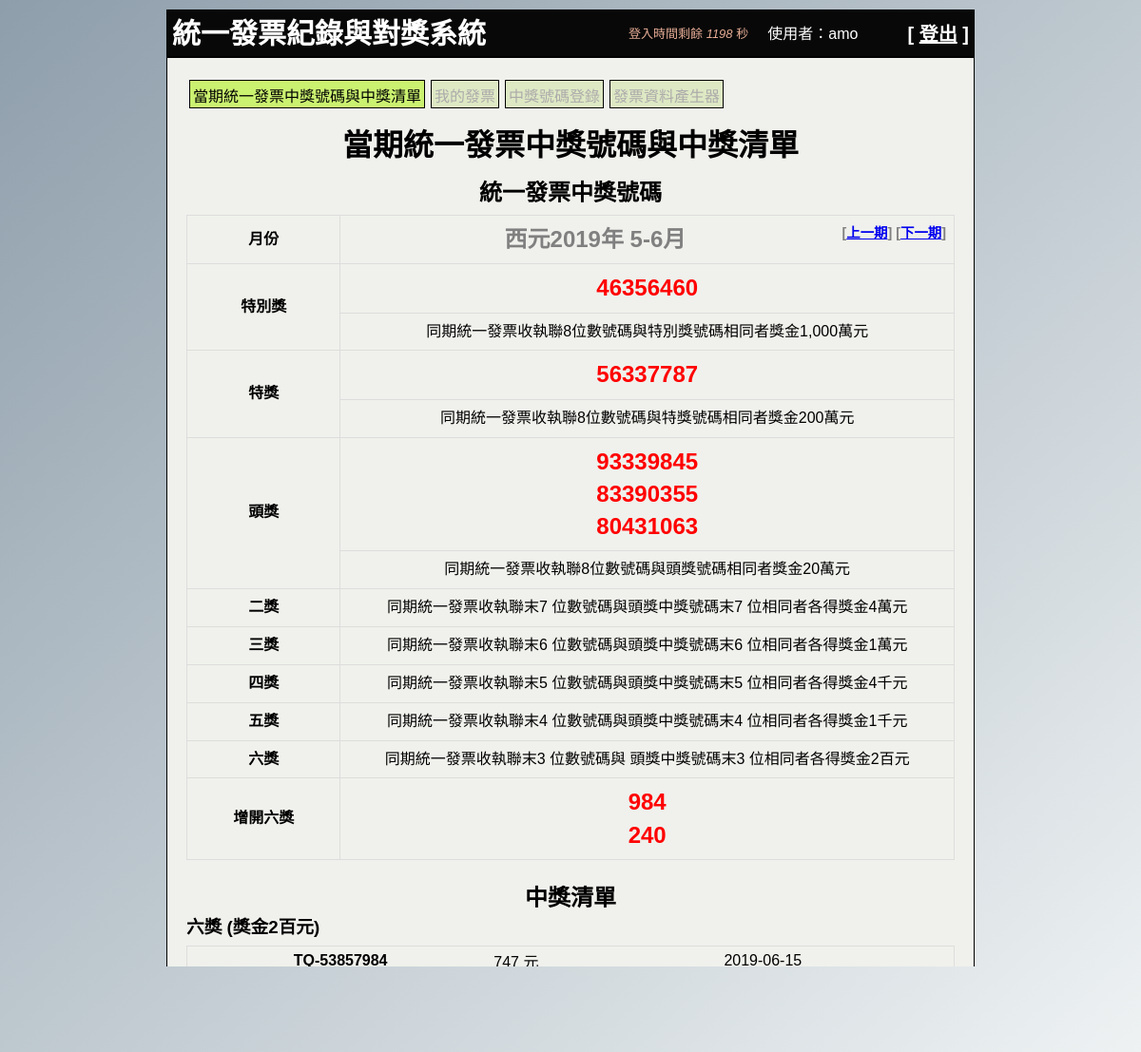
The app's page /main.php?ystage=20193 (signed in) with its own data.
### tables this page shows
CREATE TABLE `winnum_original` (
  `pk` int(10) UNSIGNED NOT NULL,
  `winnum_year` year(4) NOT NULL,
  `winnum_stage` tinyint(3) UNSIGNED NOT NULL,
  `special1_num` varchar(8) NOT NULL,
  `special2_num` varchar(8) NOT NULL,
  `head1_num` varchar(8) NOT NULL,
  `head2_num` varchar(8) NOT NULL,
  `head3_num` varchar(8) NOT NULL,
  `modify_userpk` int(11) NOT NULL,
  `modify_time` timestamp NOT NULL DEFAULT current_timestamp()
);

CREATE TABLE `winnum_add6` (
  `pk` int(10) UNSIGNED NOT NULL,
  `original_pk` int(11) NOT NULL,
  `winadd6_num` varchar(3) NOT NULL,
  `modify_userpk` int(11) NOT NULL,
  `modify_time` timestamp NOT NULL DEFAULT current_timestamp()
);

CREATE TABLE `user_invoice` (
  `pk` int(10) UNSIGNED NOT NULL,
  `user_data_pk` int(11) NOT NULL,
  `first_id` varchar(2) NOT NULL,
  `last_num` varchar(8) NOT NULL,
  `invoice_price` int(11) NOT NULL,
  `invoice_date` date NOT NULL,
  `credit_time` timestamp NOT NULL DEFAULT current_timestamp(),
  `modify_time` timestamp NOT NULL DEFAULT current_timestamp()
);

### include/_common.php (called while the page is built, shortened)
<?php
    $db_server='localhost';
    $db_user='invoice';
    $db_pwd='4rfv5tgb';
    $db_name='dbinvoice';
    $pdo=new PDO("mysql:host=$db_server;charset=utf8;dbname=$db_name",$db_user,$db_pwd);
    function fun_testinput($datatestinput) {
        if (!empty($datatestinput)) {
            $datatestinput = trim($datatestinput);
            $datatestinput = stripslashes($datatestinput);
            $datatestinput = htmlspecialchars($datatestinput);
        } else {
            $datatestinput='';
        }
        return $datatestinput;
    }
    function fun_findDB_winnum_o($y,$s){
        global $pdo;
        $sql="SELECT * FROM `winnum_original` where winnum_year = '". $y ."' and winnum_stage = '". $s ."'";
        $rows = $pdo->query($sql)->fetch(PDO::FETCH_ASSOC);
        return $rows;
    }
    function fun_findDB_winnum_6($opk){
        global $pdo;
        $sql="SELECT * FROM `winnum_add6` where original_pk = '". $opk ."'";
        $rows = $pdo->query($sql)->fetchAll();
        return $rows;
    }
      function fun_stageName($j){
        switch ($j) {
            case '3':
                return "5-6月";
                break;
        }
    }
    function fun_stage_datebetween($year,$j){
        switch ($j) {
            case '3':
                return " and (invoice_date >= '". $year ."-5-1' and invoice_date < '". $year ."-7-1') ";
                break;
        }
    }
?>

### main.php (the view, shortened to what this page needs)
<?php
include_once 'include/_common.php';
if ($_SERVER["REQUEST_METHOD"] == "GET" && !empty($_GET["ystage"])) {
  $ystage = fun_testinput($_GET["ystage"]);
}
$winnum_year=substr($ystage, 0, 4);
$winnum_stage=substr($ystage, 4, 1);
$data=fun_findDB_winnum_o($winnum_year,$winnum_stage);
if (!empty($data)) {
  $winnum_opk=$data['pk'];
  $special1_num=$data['special1_num'];
  $special2_num=$data['special2_num'];
  $head1_num=$data['head1_num'];
  $head2_num=$data['head2_num'];
  $head3_num=$data['head3_num'];
  $data6=fun_findDB_winnum_6($winnum_opk);
  $num6_str="";
  foreach ($data6 as $v) {
    $num6_str.="<p>". $v["winadd6_num"] ."</p> ";
  }
}
$str_nextprv="";
if ($winnum_stage == "6") {
  $prv_winnum_year = $winnum_year;
  $prv_winnum_stage = $winnum_stage-1;
  $next_winnum_year = $winnum_year + 1;
  $next_winnum_stage = "1";
} else if ($winnum_stage == '1'){
  $prv_winnum_year = $winnum_year-1;
  $prv_winnum_stage = "6";
  $next_winnum_year = $winnum_year;
  $next_winnum_stage = $winnum_stage+1;
} else {
  $prv_winnum_year = $winnum_year;
  $prv_winnum_stage = $winnum_stage-1;
  $next_winnum_year = $winnum_year;
  $next_winnum_stage = $winnum_stage+1;
}
$data_prv=fun_findDB_winnum_o($prv_winnum_year,$prv_winnum_stage);
if (!empty($data_prv)) {
  $str_nextprv.='[<a href="?ystage='. $prv_winnum_year . $prv_winnum_stage .'">上一期</a>] ';
}else{
  $str_nextprv.='[上一期] ';
}
$data_next=fun_findDB_winnum_o($next_winnum_year,$next_winnum_stage);
if (!empty($data_next)) {
  $str_nextprv.='[<a href="?ystage='. $next_winnum_year . $next_winnum_stage .'">下一期</a>] ';
}else{
  $str_nextprv.='[下一期] ';
}
$win_allstr="";
$win_allmoney=0;
$win_special1_str="";
$win_special2_str="";
$win_head_str="";
$win_two_str="";
$win_three_str="";
$win_four_str="";
$win_five_str="";
$win_sex_str="";
$sql_win="select * from user_invoice where user_data_pk = '". $_SESSION['userpk'] ."' ". fun_stage_datebetween($winnum_year,$winnum_stage);
$rows_win=$pdo->query($sql_win)->fetchAll();
foreach ($rows_win as $k => $v) {
  if ($special1_num == $v["last_num"]) {
    $win_allmoney=$win_allmoney+10000000;
    $win_special1_str.="<tr><th >". $v["first_id"] ."-". $v["last_num"] ."</th><td >". $v["invoice_price"] ." 元</td><td >". $v["invoice_date"] ."</td></tr>\n";
  } else if ($special2_num == $v["last_num"]) {
    $win_allmoney=$win_allmoney+10000000;
    $win_special2_str.="<tr><th >". $v["first_id"] ."-". $v["last_num"] ."</th><td >". $v["invoice_price"] ." 元</td><td >". $v["invoice_date"] ."</td></tr>\n";
  } else if ($head1_num == $v["last_num"] || $head2_num == $v["last_num"] || $head3_num == $v["last_num"]) {
    $win_allmoney=$win_allmoney+100000;
    $win_head_str.="<tr><th >". $v["first_id"] ."-". $v["last_num"] ."</th><td >". $v["invoice_price"] ." 元</td><td >". $v["invoice_date"] ."</td></tr>\n";
  } else if (substr($head1_num, 1) == substr($v["last_num"],1) || substr($head2_num, 1) == substr($v["last_num"],1) || substr($head3_num, 1) == substr($v["last_num"],1)) {
    $win_allmoney=$win_allmoney+40000;
    $win_two_str.="<tr><th >". $v["first_id"] ."-". $v["last_num"] ."</th><td >". $v["invoice_price"] ." 元</td><td >". $v["invoice_date"] ."</td></tr>\n";
  } else if (substr($head1_num, 2) == substr($v["last_num"],2) || substr($head2_num, 2) == substr($v["last_num"],2) || substr($head3_num, 2) == substr($v["last_num"],2)) {
    $win_allmoney=$win_allmoney+10000;
    $win_three_str.="<tr><th >". $v["first_id"] ."-". $v["last_num"] ."</th><td >". $v["invoice_price"] ." 元</td><td >". $v["invoice_date"] ."</td></tr>\n";
  } else if (substr($head1_num, 3) == substr($v["last_num"],3) || substr($head2_num, 3) == substr($v["last_num"],3) || substr($head3_num, 3) == substr($v["last_num"],3)) {
    $win_allmoney=$win_allmoney+4000;
    $win_four_str.="<tr><th >". $v["first_id"] ."-". $v["last_num"] ."</th><td >". $v["invoice_price"] ." 元</td><td >". $v["invoice_date"] ."</td></tr>\n";
  } else if (substr($head1_num, 4) == substr($v["last_num"],4) || substr($head2_num, 4) == substr($v["last_num"],4) || substr($head3_num, 4) == substr($v["last_num"],4)) {
    $win_allmoney=$win_allmoney+1000;
    $win_five_str.="<tr><th >". $v["first_id"] ."-". $v["last_num"] ."</th><td >". $v["invoice_price"] ." 元</td><td >". $v["invoice_date"] ."</td></tr>\n";
  } else if (substr($head1_num, 5) == substr($v["last_num"],5) || substr($head2_num, 5) == substr($v["last_num"],5) || substr($head3_num, 5) == substr($v["last_num"],5)) {
    $win_allmoney=$win_allmoney+200;
    $win_sex_str.="<tr><th >". $v["first_id"] ."-". $v["last_num"] ."</th><td >". $v["invoice_price"] ." 元</td><td >". $v["invoice_date"] ."</td></tr>\n";
  } else {
    $win_data6=fun_findDB_winnum_6($winnum_opk);
    foreach ($win_data6 as $v6) {
      if ($v6["winadd6_num"]==substr($v["last_num"],5)) {
        $win_allmoney=$win_allmoney+200;
        $win_sex_str.="<tr><th >". $v["first_id"] ."-". $v["last_num"] ."</th><td >". $v["invoice_price"] ." 元</td><td >". $v["invoice_date"] ."</td></tr>\n";
      }
    }
  }
}
if ($win_sex_str != "") {
  $win_allstr.='<h3>六獎 (獎金2百元)</h3><table class="table-list">'. $win_sex_str .'</table>';
}
if ($win_allstr != "") {
  $win_allstr.='<div class="allmoney">總獎金：'. $win_allmoney .'元</div>';
} else {
  $win_allstr.='<div class="allmoney">本期槓龜</div>';
}
?>
<!DOCTYPE html>
<html lang="zh-Hant-TW">
<head>
  <link rel="stylesheet" href="./css/style.css">
</head>
<body>
  <?php include_once 'include/_header.php';?>
  <div class="main">
    <div class="menu">
      <ul>
        <li class="a">當期統一發票中獎號碼與中獎清單</li>
        <li class="b"><a href="myinvoice.php">我的發票</a></li>
        <li class="b"><a href="winnum.php">中獎號碼登錄</a></li>
        <li class="b"><a href="invoice_autoproduce.php">發票資料產生器</a></li>
      </ul>
    </div>
    <div class="cont">
      <h1>當期統一發票中獎號碼與中獎清單</h1>
      <h2>統一發票中獎號碼</h2>
      <table class="table-bordered">
         <tr>
          <th >月份</th>
          <td class="title">西元<?php echo $winnum_year;?>年 <?php echo fun_stageName($winnum_stage);?> <span class="title_r"><?php echo $str_nextprv; ?></span></td>
         </tr>
         <tr>
          <th rowspan="2">特別獎</th>
          <td class="number"><?php echo $special1_num; ?></td>
         </tr>
         <tr>
          <td> 同期統一發票收執聯8位數號碼與特別獎號碼相同者獎金1,000萬元 </td>
         </tr>
         <tr>
          <th rowspan="2">特獎</th>
          <td class="number"><?php echo $special2_num; ?></td>
         </tr>
         <tr>
          <td > 同期統一發票收執聯8位數號碼與特獎號碼相同者獎金200萬元 </td>
         </tr>
         <tr>
          <th rowspan="2">頭獎</th>
          <td class="number"> <p><?php echo $head1_num; ?></p> <p><?php echo $head2_num; ?></p> <p><?php echo $head3_num; ?></p> <p></p> </td>
         </tr>
         <tr>
          <td > 同期統一發票收執聯8位數號碼與頭獎號碼相同者獎金20萬元 </td>
         </tr>
         <tr>
          <th >二獎</th>
          <td > 同期統一發票收執聯末7 位數號碼與頭獎中獎號碼末7 位相同者各得獎金4萬元 </td>
         </tr>
         <tr>
          <th >三獎</th>
          <td > 同期統一發票收執聯末6 位數號碼與頭獎中獎號碼末6 位相同者各得獎金1萬元 </td>
         </tr>
         <tr>
          <th >四獎</th>
          <td > 同期統一發票收執聯末5 位數號碼與頭獎中獎號碼末5 位相同者各得獎金4千元 </td>
         </tr>
         <tr>
          <th >五獎</th>
          <td > 同期統一發票收執聯末4 位數號碼與頭獎中獎號碼末4 位相同者各得獎金1千元 </td>
         </tr>
         <tr>
          <th >六獎</th>
          <td > 同期統一發票收執聯末3 位數號碼與 頭獎中獎號碼末3 位相同者各得獎金2百元 </td>
         </tr>
         <tr>
          <th >增開六獎</th>
          <td class="number"><?php echo $num6_str;?></td>
         </tr>
       </table>
       <h2>中獎清單</h2>
       <?php echo $win_allstr; ?>
    </div>
  </div>
</body>
</html>

### css/style.css (style rules this page uses)
* { box-sizing:border-box; margin:0; padding:0; font-family:"Microsoft JhengHei",Arial, Helvetica, sans-serif; list-style-type:none; }
body { background-attachment: fixed; background-image: linear-gradient(to bottom right, #8e9eab, #eef2f3); }
.main { width: 850px; margin: 0 auto 10px auto; border: 1px solid #000; padding: 20px; background: #f0f1ec; }
.menu li { height: 30px; border: 1px solid #000; background: #dee9c4; text-align: center; padding: 3px; margin: 3px; float:left; }
.menu li a { color:#acaaaa; text-decoration: none; }
.menu li.a,.menu li.b:hover { border: 1px solid #000; background: #cbf170; }
.cont h1 { text-align: center; margin:10px auto 0 auto; }
.cont h2 { text-align: center; margin:10px auto 0 auto; }
.cont table { border: 1px solid #ddd; border-collapse: collapse; border-spacing: 0; }
.cont .table-bordered { margin-top: 8px; margin-bottom: 20px; width: 100%; max-width: 100%; }
.cont .table-bordered td.title { color: grey; font-size: 150%; font-weight: bold; }
.cont .table-bordered .title_r { color: grey; font-size: 60%; float:right; }
.cont .table-bordered th { width: 20%; }
.cont .table-bordered th, .cont .table-bordered td { border: 1px solid #ddd; padding: 8px; line-height: 1.42857143; vertical-align: middle !important; text-align: center !important; }
.cont .table-bordered td.number { color: red; font-size: 150%; font-weight: bold; }
.cont .table-list { margin-top: 8px; margin-bottom: 20px; width: 100%; max-width: 100%; }
.cont .table-list th { width: 40%; height: 30px; }
.cont .table-list td { width: 30%; }
.cont .allmoney { width:100%; text-align: center; font-size: 150%; font-weight: bolder; color:#af0000; }

### records on screen
winnum_original: special1_num "46356460", special2_num "56337787", head1_num "93339845", head2_num "83390355", head3_num "80431063"
winnum_add6: winadd6_num "984"
winnum_add6: winadd6_num "240"
user_invoice: first "TQ", last_num "53857984", invoice_price "747", invoice_date "2019-06-15"

### other values on screen
$winnum_year "2019"
fun_stageName($winnum_stage) "5-6月"
